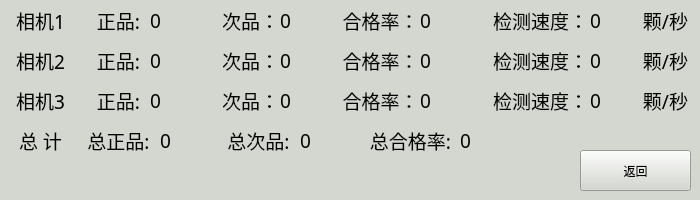
<?xml version="1.0" encoding="UTF-8"?>
<ui version="4.0">
 <class>InfoCheckResWidget</class>
 <widget class="QWidget" name="InfoCheckResWidget">
  <property name="geometry">
   <rect>
    <x>0</x>
    <y>0</y>
    <width>700</width>
    <height>200</height>
   </rect>
  </property>
  <property name="windowTitle">
   <string>Form</string>
  </property>
  <property name="styleSheet">
   <string notr="true"/>
  </property>
  <widget class="QWidget" name="widget" native="true">
   <property name="geometry">
    <rect>
     <x>0</x>
     <y>0</y>
     <width>700</width>
     <height>200</height>
    </rect>
   </property>
   <property name="styleSheet">
    <string notr="true">background-color: rgb(211, 215, 207);</string>
   </property>
   <widget class="QLabel" name="Label1_13">
    <property name="geometry">
     <rect>
      <x>0</x>
      <y>0</y>
      <width>81</width>
      <height>41</height>
     </rect>
    </property>
    <property name="sizePolicy">
     <sizepolicy hsizetype="Preferred" vsizetype="Preferred">
      <horstretch>0</horstretch>
      <verstretch>0</verstretch>
     </sizepolicy>
    </property>
    <property name="font">
     <font>
      <family>Yahei Mono</family>
      <pointsize>14</pointsize>
      <weight>50</weight>
      <bold>false</bold>
     </font>
    </property>
    <property name="styleSheet">
     <string notr="true"/>
    </property>
    <property name="text">
     <string>相机1</string>
    </property>
    <property name="alignment">
     <set>Qt::AlignCenter</set>
    </property>
   </widget>
   <widget class="QLabel" name="Label1_10">
    <property name="geometry">
     <rect>
      <x>80</x>
      <y>0</y>
      <width>77</width>
      <height>41</height>
     </rect>
    </property>
    <property name="font">
     <font>
      <family>Yahei Mono</family>
      <pointsize>14</pointsize>
      <weight>50</weight>
      <bold>false</bold>
     </font>
    </property>
    <property name="styleSheet">
     <string notr="true"/>
    </property>
    <property name="text">
     <string>正品:</string>
    </property>
    <property name="alignment">
     <set>Qt::AlignCenter</set>
    </property>
   </widget>
   <widget class="QLabel" name="zp1">
    <property name="geometry">
     <rect>
      <x>150</x>
      <y>0</y>
      <width>51</width>
      <height>41</height>
     </rect>
    </property>
    <property name="font">
     <font>
      <family>Yahei Mono</family>
      <pointsize>14</pointsize>
      <weight>50</weight>
      <bold>false</bold>
     </font>
    </property>
    <property name="styleSheet">
     <string notr="true"/>
    </property>
    <property name="text">
     <string>0</string>
    </property>
    <property name="alignment">
     <set>Qt::AlignLeading|Qt::AlignLeft|Qt::AlignVCenter</set>
    </property>
   </widget>
   <widget class="QLabel" name="Label1_11">
    <property name="geometry">
     <rect>
      <x>220</x>
      <y>0</y>
      <width>61</width>
      <height>41</height>
     </rect>
    </property>
    <property name="font">
     <font>
      <family>Yahei Mono</family>
      <pointsize>14</pointsize>
      <weight>50</weight>
      <bold>false</bold>
     </font>
    </property>
    <property name="styleSheet">
     <string notr="true"/>
    </property>
    <property name="text">
     <string>次品：</string>
    </property>
    <property name="alignment">
     <set>Qt::AlignCenter</set>
    </property>
   </widget>
   <widget class="QLabel" name="cp1">
    <property name="geometry">
     <rect>
      <x>280</x>
      <y>0</y>
      <width>51</width>
      <height>41</height>
     </rect>
    </property>
    <property name="font">
     <font>
      <family>Yahei Mono</family>
      <pointsize>14</pointsize>
      <weight>50</weight>
      <bold>false</bold>
     </font>
    </property>
    <property name="styleSheet">
     <string notr="true"/>
    </property>
    <property name="text">
     <string>0</string>
    </property>
    <property name="alignment">
     <set>Qt::AlignLeading|Qt::AlignLeft|Qt::AlignVCenter</set>
    </property>
   </widget>
   <widget class="QLabel" name="Label1_12">
    <property name="geometry">
     <rect>
      <x>330</x>
      <y>0</y>
      <width>101</width>
      <height>41</height>
     </rect>
    </property>
    <property name="font">
     <font>
      <family>Yahei Mono</family>
      <pointsize>14</pointsize>
      <weight>50</weight>
      <bold>false</bold>
     </font>
    </property>
    <property name="styleSheet">
     <string notr="true"/>
    </property>
    <property name="text">
     <string>合格率：</string>
    </property>
    <property name="alignment">
     <set>Qt::AlignCenter</set>
    </property>
   </widget>
   <widget class="QLabel" name="hgl1">
    <property name="geometry">
     <rect>
      <x>420</x>
      <y>0</y>
      <width>71</width>
      <height>41</height>
     </rect>
    </property>
    <property name="font">
     <font>
      <family>Yahei Mono</family>
      <pointsize>14</pointsize>
      <weight>50</weight>
      <bold>false</bold>
     </font>
    </property>
    <property name="styleSheet">
     <string notr="true"/>
    </property>
    <property name="text">
     <string>0</string>
    </property>
    <property name="alignment">
     <set>Qt::AlignLeading|Qt::AlignLeft|Qt::AlignVCenter</set>
    </property>
   </widget>
   <widget class="QLabel" name="Label1_14">
    <property name="geometry">
     <rect>
      <x>490</x>
      <y>0</y>
      <width>101</width>
      <height>41</height>
     </rect>
    </property>
    <property name="font">
     <font>
      <family>Yahei Mono</family>
      <pointsize>14</pointsize>
      <weight>50</weight>
      <bold>false</bold>
     </font>
    </property>
    <property name="styleSheet">
     <string notr="true"/>
    </property>
    <property name="text">
     <string>检测速度：</string>
    </property>
    <property name="alignment">
     <set>Qt::AlignCenter</set>
    </property>
   </widget>
   <widget class="QLabel" name="Label1_15">
    <property name="geometry">
     <rect>
      <x>0</x>
      <y>40</y>
      <width>81</width>
      <height>41</height>
     </rect>
    </property>
    <property name="sizePolicy">
     <sizepolicy hsizetype="Preferred" vsizetype="Preferred">
      <horstretch>0</horstretch>
      <verstretch>0</verstretch>
     </sizepolicy>
    </property>
    <property name="font">
     <font>
      <family>Yahei Mono</family>
      <pointsize>14</pointsize>
      <weight>50</weight>
      <bold>false</bold>
     </font>
    </property>
    <property name="styleSheet">
     <string notr="true"/>
    </property>
    <property name="text">
     <string>相机2</string>
    </property>
    <property name="alignment">
     <set>Qt::AlignCenter</set>
    </property>
   </widget>
   <widget class="QLabel" name="Label1_16">
    <property name="geometry">
     <rect>
      <x>0</x>
      <y>80</y>
      <width>81</width>
      <height>41</height>
     </rect>
    </property>
    <property name="sizePolicy">
     <sizepolicy hsizetype="Preferred" vsizetype="Preferred">
      <horstretch>0</horstretch>
      <verstretch>0</verstretch>
     </sizepolicy>
    </property>
    <property name="font">
     <font>
      <family>Yahei Mono</family>
      <pointsize>14</pointsize>
      <weight>50</weight>
      <bold>false</bold>
     </font>
    </property>
    <property name="styleSheet">
     <string notr="true"/>
    </property>
    <property name="text">
     <string>相机3</string>
    </property>
    <property name="alignment">
     <set>Qt::AlignCenter</set>
    </property>
   </widget>
   <widget class="QPushButton" name="pushButton">
    <property name="geometry">
     <rect>
      <x>580</x>
      <y>150</y>
      <width>111</width>
      <height>41</height>
     </rect>
    </property>
    <property name="text">
     <string>返回</string>
    </property>
   </widget>
   <widget class="QLabel" name="Label1_17">
    <property name="geometry">
     <rect>
      <x>0</x>
      <y>120</y>
      <width>81</width>
      <height>41</height>
     </rect>
    </property>
    <property name="sizePolicy">
     <sizepolicy hsizetype="Preferred" vsizetype="Preferred">
      <horstretch>0</horstretch>
      <verstretch>0</verstretch>
     </sizepolicy>
    </property>
    <property name="font">
     <font>
      <family>Yahei Mono</family>
      <pointsize>14</pointsize>
      <weight>50</weight>
      <bold>false</bold>
     </font>
    </property>
    <property name="styleSheet">
     <string notr="true"/>
    </property>
    <property name="text">
     <string>总 计</string>
    </property>
    <property name="alignment">
     <set>Qt::AlignCenter</set>
    </property>
   </widget>
   <widget class="QLabel" name="Label1_18">
    <property name="geometry">
     <rect>
      <x>630</x>
      <y>0</y>
      <width>71</width>
      <height>41</height>
     </rect>
    </property>
    <property name="font">
     <font>
      <family>Yahei Mono</family>
      <pointsize>14</pointsize>
      <weight>50</weight>
      <bold>false</bold>
     </font>
    </property>
    <property name="styleSheet">
     <string notr="true"/>
    </property>
    <property name="text">
     <string>颗/秒</string>
    </property>
    <property name="alignment">
     <set>Qt::AlignCenter</set>
    </property>
   </widget>
   <widget class="QLabel" name="jcsd1">
    <property name="geometry">
     <rect>
      <x>590</x>
      <y>0</y>
      <width>41</width>
      <height>41</height>
     </rect>
    </property>
    <property name="font">
     <font>
      <family>Yahei Mono</family>
      <pointsize>14</pointsize>
      <weight>50</weight>
      <bold>false</bold>
     </font>
    </property>
    <property name="styleSheet">
     <string notr="true"/>
    </property>
    <property name="text">
     <string>0</string>
    </property>
    <property name="alignment">
     <set>Qt::AlignLeading|Qt::AlignLeft|Qt::AlignVCenter</set>
    </property>
   </widget>
   <widget class="QLabel" name="Label1_19">
    <property name="geometry">
     <rect>
      <x>80</x>
      <y>40</y>
      <width>77</width>
      <height>41</height>
     </rect>
    </property>
    <property name="font">
     <font>
      <family>Yahei Mono</family>
      <pointsize>14</pointsize>
      <weight>50</weight>
      <bold>false</bold>
     </font>
    </property>
    <property name="styleSheet">
     <string notr="true"/>
    </property>
    <property name="text">
     <string>正品:</string>
    </property>
    <property name="alignment">
     <set>Qt::AlignCenter</set>
    </property>
   </widget>
   <widget class="QLabel" name="Label1_20">
    <property name="geometry">
     <rect>
      <x>80</x>
      <y>80</y>
      <width>77</width>
      <height>41</height>
     </rect>
    </property>
    <property name="font">
     <font>
      <family>Yahei Mono</family>
      <pointsize>14</pointsize>
      <weight>50</weight>
      <bold>false</bold>
     </font>
    </property>
    <property name="styleSheet">
     <string notr="true"/>
    </property>
    <property name="text">
     <string>正品:</string>
    </property>
    <property name="alignment">
     <set>Qt::AlignCenter</set>
    </property>
   </widget>
   <widget class="QLabel" name="Label1_21">
    <property name="geometry">
     <rect>
      <x>220</x>
      <y>40</y>
      <width>61</width>
      <height>41</height>
     </rect>
    </property>
    <property name="font">
     <font>
      <family>Yahei Mono</family>
      <pointsize>14</pointsize>
      <weight>50</weight>
      <bold>false</bold>
     </font>
    </property>
    <property name="styleSheet">
     <string notr="true"/>
    </property>
    <property name="text">
     <string>次品：</string>
    </property>
    <property name="alignment">
     <set>Qt::AlignCenter</set>
    </property>
   </widget>
   <widget class="QLabel" name="Label1_22">
    <property name="geometry">
     <rect>
      <x>220</x>
      <y>80</y>
      <width>61</width>
      <height>41</height>
     </rect>
    </property>
    <property name="font">
     <font>
      <family>Yahei Mono</family>
      <pointsize>14</pointsize>
      <weight>50</weight>
      <bold>false</bold>
     </font>
    </property>
    <property name="styleSheet">
     <string notr="true"/>
    </property>
    <property name="text">
     <string>次品：</string>
    </property>
    <property name="alignment">
     <set>Qt::AlignCenter</set>
    </property>
   </widget>
   <widget class="QLabel" name="Label1_23">
    <property name="geometry">
     <rect>
      <x>330</x>
      <y>40</y>
      <width>101</width>
      <height>41</height>
     </rect>
    </property>
    <property name="font">
     <font>
      <family>Yahei Mono</family>
      <pointsize>14</pointsize>
      <weight>50</weight>
      <bold>false</bold>
     </font>
    </property>
    <property name="styleSheet">
     <string notr="true"/>
    </property>
    <property name="text">
     <string>合格率：</string>
    </property>
    <property name="alignment">
     <set>Qt::AlignCenter</set>
    </property>
   </widget>
   <widget class="QLabel" name="Label1_24">
    <property name="geometry">
     <rect>
      <x>330</x>
      <y>80</y>
      <width>101</width>
      <height>41</height>
     </rect>
    </property>
    <property name="font">
     <font>
      <family>Yahei Mono</family>
      <pointsize>14</pointsize>
      <weight>50</weight>
      <bold>false</bold>
     </font>
    </property>
    <property name="styleSheet">
     <string notr="true"/>
    </property>
    <property name="text">
     <string>合格率：</string>
    </property>
    <property name="alignment">
     <set>Qt::AlignCenter</set>
    </property>
   </widget>
   <widget class="QLabel" name="Label1_25">
    <property name="geometry">
     <rect>
      <x>490</x>
      <y>40</y>
      <width>101</width>
      <height>41</height>
     </rect>
    </property>
    <property name="font">
     <font>
      <family>Yahei Mono</family>
      <pointsize>14</pointsize>
      <weight>50</weight>
      <bold>false</bold>
     </font>
    </property>
    <property name="styleSheet">
     <string notr="true"/>
    </property>
    <property name="text">
     <string>检测速度：</string>
    </property>
    <property name="alignment">
     <set>Qt::AlignCenter</set>
    </property>
   </widget>
   <widget class="QLabel" name="Label1_26">
    <property name="geometry">
     <rect>
      <x>490</x>
      <y>80</y>
      <width>101</width>
      <height>41</height>
     </rect>
    </property>
    <property name="font">
     <font>
      <family>Yahei Mono</family>
      <pointsize>14</pointsize>
      <weight>50</weight>
      <bold>false</bold>
     </font>
    </property>
    <property name="styleSheet">
     <string notr="true"/>
    </property>
    <property name="text">
     <string>检测速度：</string>
    </property>
    <property name="alignment">
     <set>Qt::AlignCenter</set>
    </property>
   </widget>
   <widget class="QLabel" name="Label1_27">
    <property name="geometry">
     <rect>
      <x>630</x>
      <y>40</y>
      <width>71</width>
      <height>41</height>
     </rect>
    </property>
    <property name="font">
     <font>
      <family>Yahei Mono</family>
      <pointsize>14</pointsize>
      <weight>50</weight>
      <bold>false</bold>
     </font>
    </property>
    <property name="styleSheet">
     <string notr="true"/>
    </property>
    <property name="text">
     <string>颗/秒</string>
    </property>
    <property name="alignment">
     <set>Qt::AlignCenter</set>
    </property>
   </widget>
   <widget class="QLabel" name="Label1_28">
    <property name="geometry">
     <rect>
      <x>630</x>
      <y>80</y>
      <width>71</width>
      <height>41</height>
     </rect>
    </property>
    <property name="font">
     <font>
      <family>Yahei Mono</family>
      <pointsize>14</pointsize>
      <weight>50</weight>
      <bold>false</bold>
     </font>
    </property>
    <property name="styleSheet">
     <string notr="true"/>
    </property>
    <property name="text">
     <string>颗/秒</string>
    </property>
    <property name="alignment">
     <set>Qt::AlignCenter</set>
    </property>
   </widget>
   <widget class="QLabel" name="Label1_29">
    <property name="geometry">
     <rect>
      <x>80</x>
      <y>120</y>
      <width>77</width>
      <height>41</height>
     </rect>
    </property>
    <property name="font">
     <font>
      <family>Yahei Mono</family>
      <pointsize>14</pointsize>
      <weight>50</weight>
      <bold>false</bold>
     </font>
    </property>
    <property name="styleSheet">
     <string notr="true"/>
    </property>
    <property name="text">
     <string>总正品:</string>
    </property>
    <property name="alignment">
     <set>Qt::AlignCenter</set>
    </property>
   </widget>
   <widget class="QLabel" name="Label1_30">
    <property name="geometry">
     <rect>
      <x>220</x>
      <y>120</y>
      <width>77</width>
      <height>41</height>
     </rect>
    </property>
    <property name="font">
     <font>
      <family>Yahei Mono</family>
      <pointsize>14</pointsize>
      <weight>50</weight>
      <bold>false</bold>
     </font>
    </property>
    <property name="styleSheet">
     <string notr="true"/>
    </property>
    <property name="text">
     <string>总次品:</string>
    </property>
    <property name="alignment">
     <set>Qt::AlignCenter</set>
    </property>
   </widget>
   <widget class="QLabel" name="Label1_31">
    <property name="geometry">
     <rect>
      <x>360</x>
      <y>120</y>
      <width>101</width>
      <height>41</height>
     </rect>
    </property>
    <property name="font">
     <font>
      <family>Yahei Mono</family>
      <pointsize>14</pointsize>
      <weight>50</weight>
      <bold>false</bold>
     </font>
    </property>
    <property name="styleSheet">
     <string notr="true"/>
    </property>
    <property name="text">
     <string>总合格率:</string>
    </property>
    <property name="alignment">
     <set>Qt::AlignCenter</set>
    </property>
   </widget>
   <widget class="QLabel" name="zp2">
    <property name="geometry">
     <rect>
      <x>150</x>
      <y>40</y>
      <width>51</width>
      <height>41</height>
     </rect>
    </property>
    <property name="font">
     <font>
      <family>Yahei Mono</family>
      <pointsize>14</pointsize>
      <weight>50</weight>
      <bold>false</bold>
     </font>
    </property>
    <property name="styleSheet">
     <string notr="true"/>
    </property>
    <property name="text">
     <string>0</string>
    </property>
    <property name="alignment">
     <set>Qt::AlignLeading|Qt::AlignLeft|Qt::AlignVCenter</set>
    </property>
   </widget>
   <widget class="QLabel" name="zp3">
    <property name="geometry">
     <rect>
      <x>150</x>
      <y>80</y>
      <width>51</width>
      <height>41</height>
     </rect>
    </property>
    <property name="font">
     <font>
      <family>Yahei Mono</family>
      <pointsize>14</pointsize>
      <weight>50</weight>
      <bold>false</bold>
     </font>
    </property>
    <property name="styleSheet">
     <string notr="true"/>
    </property>
    <property name="text">
     <string>0</string>
    </property>
    <property name="alignment">
     <set>Qt::AlignLeading|Qt::AlignLeft|Qt::AlignVCenter</set>
    </property>
   </widget>
   <widget class="QLabel" name="cp2">
    <property name="geometry">
     <rect>
      <x>280</x>
      <y>40</y>
      <width>51</width>
      <height>41</height>
     </rect>
    </property>
    <property name="font">
     <font>
      <family>Yahei Mono</family>
      <pointsize>14</pointsize>
      <weight>50</weight>
      <bold>false</bold>
     </font>
    </property>
    <property name="styleSheet">
     <string notr="true"/>
    </property>
    <property name="text">
     <string>0</string>
    </property>
    <property name="alignment">
     <set>Qt::AlignLeading|Qt::AlignLeft|Qt::AlignVCenter</set>
    </property>
   </widget>
   <widget class="QLabel" name="cp3">
    <property name="geometry">
     <rect>
      <x>280</x>
      <y>80</y>
      <width>51</width>
      <height>41</height>
     </rect>
    </property>
    <property name="font">
     <font>
      <family>Yahei Mono</family>
      <pointsize>14</pointsize>
      <weight>50</weight>
      <bold>false</bold>
     </font>
    </property>
    <property name="styleSheet">
     <string notr="true"/>
    </property>
    <property name="text">
     <string>0</string>
    </property>
    <property name="alignment">
     <set>Qt::AlignLeading|Qt::AlignLeft|Qt::AlignVCenter</set>
    </property>
   </widget>
   <widget class="QLabel" name="hgl2">
    <property name="geometry">
     <rect>
      <x>420</x>
      <y>40</y>
      <width>71</width>
      <height>41</height>
     </rect>
    </property>
    <property name="font">
     <font>
      <family>Yahei Mono</family>
      <pointsize>14</pointsize>
      <weight>50</weight>
      <bold>false</bold>
     </font>
    </property>
    <property name="styleSheet">
     <string notr="true"/>
    </property>
    <property name="text">
     <string>0</string>
    </property>
    <property name="alignment">
     <set>Qt::AlignLeading|Qt::AlignLeft|Qt::AlignVCenter</set>
    </property>
   </widget>
   <widget class="QLabel" name="hgl3">
    <property name="geometry">
     <rect>
      <x>420</x>
      <y>80</y>
      <width>71</width>
      <height>41</height>
     </rect>
    </property>
    <property name="font">
     <font>
      <family>Yahei Mono</family>
      <pointsize>14</pointsize>
      <weight>50</weight>
      <bold>false</bold>
     </font>
    </property>
    <property name="styleSheet">
     <string notr="true"/>
    </property>
    <property name="text">
     <string>0</string>
    </property>
    <property name="alignment">
     <set>Qt::AlignLeading|Qt::AlignLeft|Qt::AlignVCenter</set>
    </property>
   </widget>
   <widget class="QLabel" name="jcsd2">
    <property name="geometry">
     <rect>
      <x>590</x>
      <y>40</y>
      <width>41</width>
      <height>41</height>
     </rect>
    </property>
    <property name="font">
     <font>
      <family>Yahei Mono</family>
      <pointsize>14</pointsize>
      <weight>50</weight>
      <bold>false</bold>
     </font>
    </property>
    <property name="styleSheet">
     <string notr="true"/>
    </property>
    <property name="text">
     <string>0</string>
    </property>
    <property name="alignment">
     <set>Qt::AlignLeading|Qt::AlignLeft|Qt::AlignVCenter</set>
    </property>
   </widget>
   <widget class="QLabel" name="jcsd3">
    <property name="geometry">
     <rect>
      <x>590</x>
      <y>80</y>
      <width>41</width>
      <height>41</height>
     </rect>
    </property>
    <property name="font">
     <font>
      <family>Yahei Mono</family>
      <pointsize>14</pointsize>
      <weight>50</weight>
      <bold>false</bold>
     </font>
    </property>
    <property name="styleSheet">
     <string notr="true"/>
    </property>
    <property name="text">
     <string>0</string>
    </property>
    <property name="alignment">
     <set>Qt::AlignLeading|Qt::AlignLeft|Qt::AlignVCenter</set>
    </property>
   </widget>
   <widget class="QLabel" name="zzp">
    <property name="geometry">
     <rect>
      <x>160</x>
      <y>120</y>
      <width>51</width>
      <height>41</height>
     </rect>
    </property>
    <property name="font">
     <font>
      <family>Yahei Mono</family>
      <pointsize>14</pointsize>
      <weight>50</weight>
      <bold>false</bold>
     </font>
    </property>
    <property name="styleSheet">
     <string notr="true"/>
    </property>
    <property name="text">
     <string>0</string>
    </property>
    <property name="alignment">
     <set>Qt::AlignLeading|Qt::AlignLeft|Qt::AlignVCenter</set>
    </property>
   </widget>
   <widget class="QLabel" name="zcp">
    <property name="geometry">
     <rect>
      <x>300</x>
      <y>120</y>
      <width>51</width>
      <height>41</height>
     </rect>
    </property>
    <property name="font">
     <font>
      <family>Yahei Mono</family>
      <pointsize>14</pointsize>
      <weight>50</weight>
      <bold>false</bold>
     </font>
    </property>
    <property name="styleSheet">
     <string notr="true"/>
    </property>
    <property name="text">
     <string>0</string>
    </property>
    <property name="alignment">
     <set>Qt::AlignLeading|Qt::AlignLeft|Qt::AlignVCenter</set>
    </property>
   </widget>
   <widget class="QLabel" name="zhgl">
    <property name="geometry">
     <rect>
      <x>460</x>
      <y>120</y>
      <width>51</width>
      <height>41</height>
     </rect>
    </property>
    <property name="font">
     <font>
      <family>Yahei Mono</family>
      <pointsize>14</pointsize>
      <weight>50</weight>
      <bold>false</bold>
     </font>
    </property>
    <property name="styleSheet">
     <string notr="true"/>
    </property>
    <property name="text">
     <string>0</string>
    </property>
    <property name="alignment">
     <set>Qt::AlignLeading|Qt::AlignLeft|Qt::AlignVCenter</set>
    </property>
   </widget>
  </widget>
 </widget>
 <resources/>
 <connections/>
</ui>
